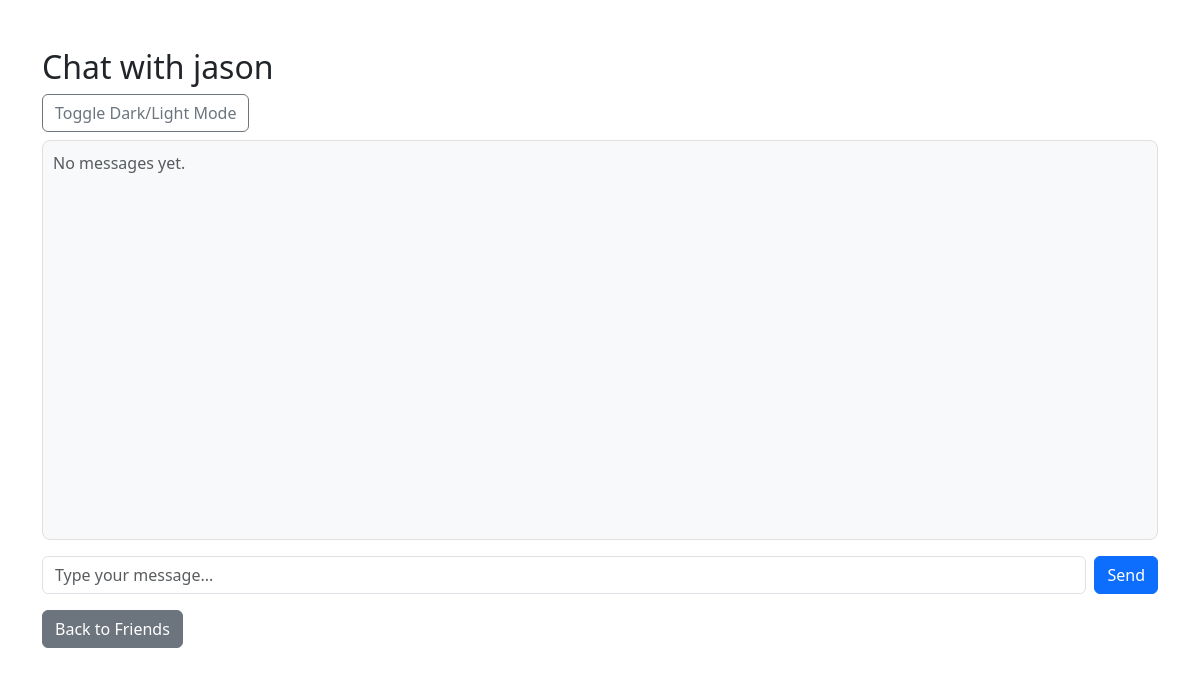
Page /chat/2 (signed in) on the earlier database version.
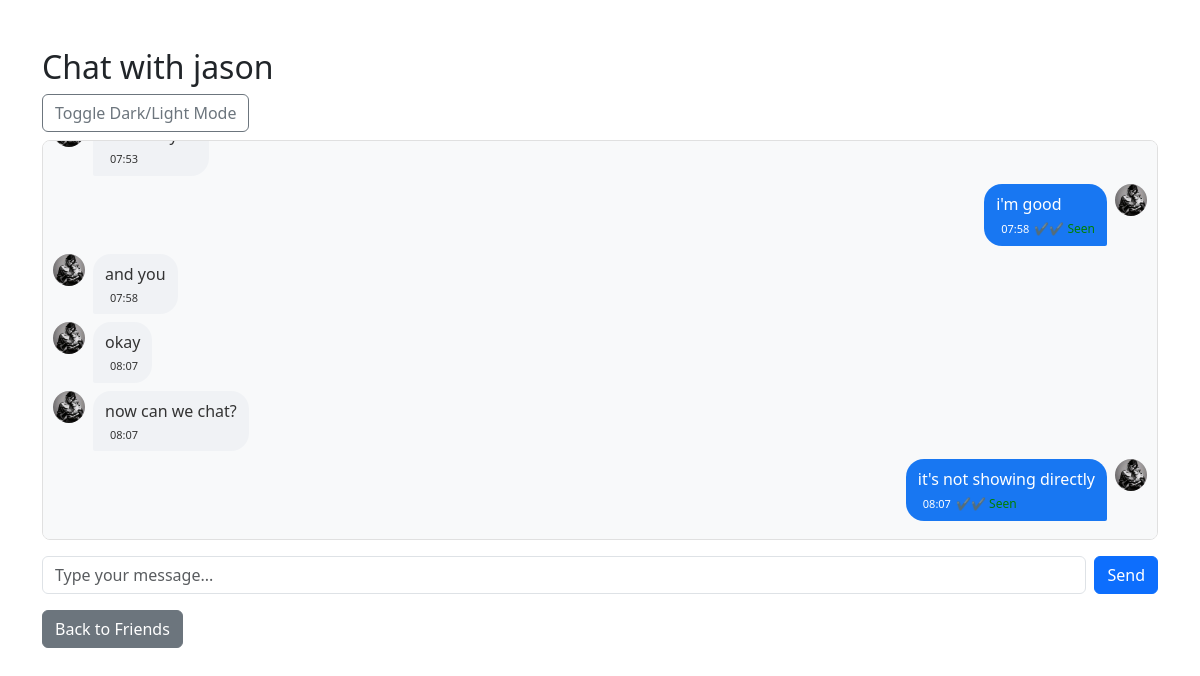
Same page on the later database version.
### app.py (models this page shows)
class User(UserMixin, db.Model):
    id = db.Column(db.Integer, primary_key=True)
    username = db.Column(db.String(80), unique=True, nullable=False)
    password = db.Column(db.String(120), nullable=False)
    profile_pic = db.Column(db.String(120), nullable=True, default='default.png')
    friends = db.relationship('Friend', foreign_keys='Friend.user_id', backref='user', lazy='dynamic')
    friend_of = db.relationship('Friend', foreign_keys='Friend.friend_id', backref='friend', lazy='dynamic')
    groups = db.relationship('GroupMember', backref='user', lazy='dynamic')

class PrivateMessage(db.Model):
    id = db.Column(db.Integer, primary_key=True)
    sender_id = db.Column(db.Integer, db.ForeignKey('user.id'))
    receiver_id = db.Column(db.Integer, db.ForeignKey('user.id'))
    content = db.Column(db.Text, nullable=False)
    timestamp = db.Column(db.DateTime, server_default=db.func.now())
    read = db.Column(db.Boolean, default=False)
    sender = db.relationship('User', foreign_keys=[sender_id])
    receiver = db.relationship('User', foreign_keys=[receiver_id])

### app.py (the view)
@app.route('/chat/<int:friend_id>', methods=['GET', 'POST'])
@login_required
def private_chat(friend_id):
    friend = User.query.get_or_404(friend_id)
    is_friend = Friend.query.filter_by(user_id=current_user.id, friend_id=friend_id, accepted=True).first() is not None
    if not is_friend:
        flash('You can only chat with your friends.', 'danger')
        return redirect(url_for('friends'))
    if request.method == 'POST':
        msg = request.form.get('message')
        if msg:
            db.session.add(PrivateMessage(sender_id=current_user.id, receiver_id=friend_id, content=msg, read=False))
            db.session.commit()
    unread = PrivateMessage.query.filter_by(sender_id=friend_id, receiver_id=current_user.id, read=False).all()
    for m in unread:
        m.read = True
    if unread:
        db.session.commit()
    messages = PrivateMessage.query.filter(
        ((PrivateMessage.sender_id == current_user.id) & (PrivateMessage.receiver_id == friend_id)) |
        ((PrivateMessage.sender_id == friend_id) & (PrivateMessage.receiver_id == current_user.id))
    ).order_by(PrivateMessage.timestamp.asc()).all()
    return render_template('private_chat.html', friend=friend, messages=messages, is_friend=is_friend, user=current_user)

### app.py (called while the page is built)
@login_manager.user_loader
def load_user(user_id):
    return User.query.get(int(user_id))

### templates/private_chat.html (shortened to what this page needs)
<!DOCTYPE html>
<html lang="en">
<head>
    <link href="https://cdn.jsdelivr.net/npm/bootstrap@5.3.0/dist/css/bootstrap.min.css" rel="stylesheet">
</head>
<body>
<div class="container mt-5">
    <h2>Chat with {{ friend.username }}</h2>
    <button class="btn btn-outline-secondary toggle-mode mb-2" onclick="document.body.classList.toggle('dark-mode')">Toggle Dark/Light Mode</button>
    <div id="chat-box">
        {% for message in messages %}
            <div class="d-flex mb-2 {{ 'justify-content-end' if message.sender_id == user.id else 'justify-content-start' }}">
                {% if message.sender_id != user.id %}
                    <img src="{{ url_for('static', filename='profile_pics/' + (friend.profile_pic or 'default.png')) }}" alt="Friend" width="32" height="32" class="rounded-circle me-2">
                {% endif %}
                <div class="{{ 'chat-bubble-right' if message.sender_id == user.id else 'chat-bubble-left' }}">
                    <span>{{ message.content }}</span>
                    <div class="d-flex align-items-center mt-1">
                        <span class="timestamp">{{ message.timestamp.strftime('%H:%M') }}</span>
                        {% if message.sender_id == user.id %}
                            <span class="read-receipt">
                                {% if message.read %}✔✔ Seen{% else %}✔ Sent{% endif %}
                            </span>
                        {% endif %}
                    </div>
                </div>
                {% if message.sender_id == user.id %}
                    <img src="{{ url_for('static', filename='profile_pics/' + (user.profile_pic or 'default.png')) }}" alt="Me" width="32" height="32" class="rounded-circle ms-2">
                {% endif %}
            </div>
        {% else %}
            <div class="text-muted">No messages yet.</div>
        {% endfor %}
    </div>
    {% if is_friend %}
    <form method="POST" class="d-flex mt-3" id="chat-form">
        <input type="text" name="message" class="form-control me-2" placeholder="Type your message..." autocomplete="off" required>
        <button type="submit" class="btn btn-primary">Send</button>
    </form>
    {% else %}
        <div class="alert alert-warning mt-3">You can only chat with your friends.</div>
    {% endif %}
    <a href="/friends" class="btn btn-secondary mt-3">Back to Friends</a>
</div>
</body>
</html>

### templates/private_chat.html (style rules this page uses)
#chat-box { display: flex; flex-direction: column; height: 400px; overflow-y: auto; padding: 10px; border-radius: 8px; border: 1px solid #e0e0e0; background: #f8f9fa; }
.chat-bubble-right { background: #1877f2; color: #fff; border-radius: 18px 18px 2px 18px; word-break: break-word; max-width: 70%; padding: 8px 12px; }
.chat-bubble-left { background: #f0f2f5; color: #333; border-radius: 18px 18px 18px 2px; word-break: break-word; max-width: 70%; padding: 8px 12px; }
.timestamp { font-size: 11px; margin-left: 5px; }
.read-receipt { font-size: 12px; color: green; margin-left: 5px; }

Differences in the rows shown:
added PrivateMessage: profile_pic (picture), timestamp "07:53"
added PrivateMessage: content "i'm good", timestamp "07:58", read "✔✔ Seen", profile_pic (picture)
added PrivateMessage: profile_pic (picture), content "and you", timestamp "07:58"
added PrivateMessage: profile_pic (picture), content "okay", timestamp "08:07"
added PrivateMessage: profile_pic (picture), content "now can we chat?", timestamp "08:07"
added PrivateMessage: content "it's not showing directly", timestamp "08:07", read "✔✔ Seen", profile_pic (picture)
Other differences:
text no longer shown: "No messages yet."
